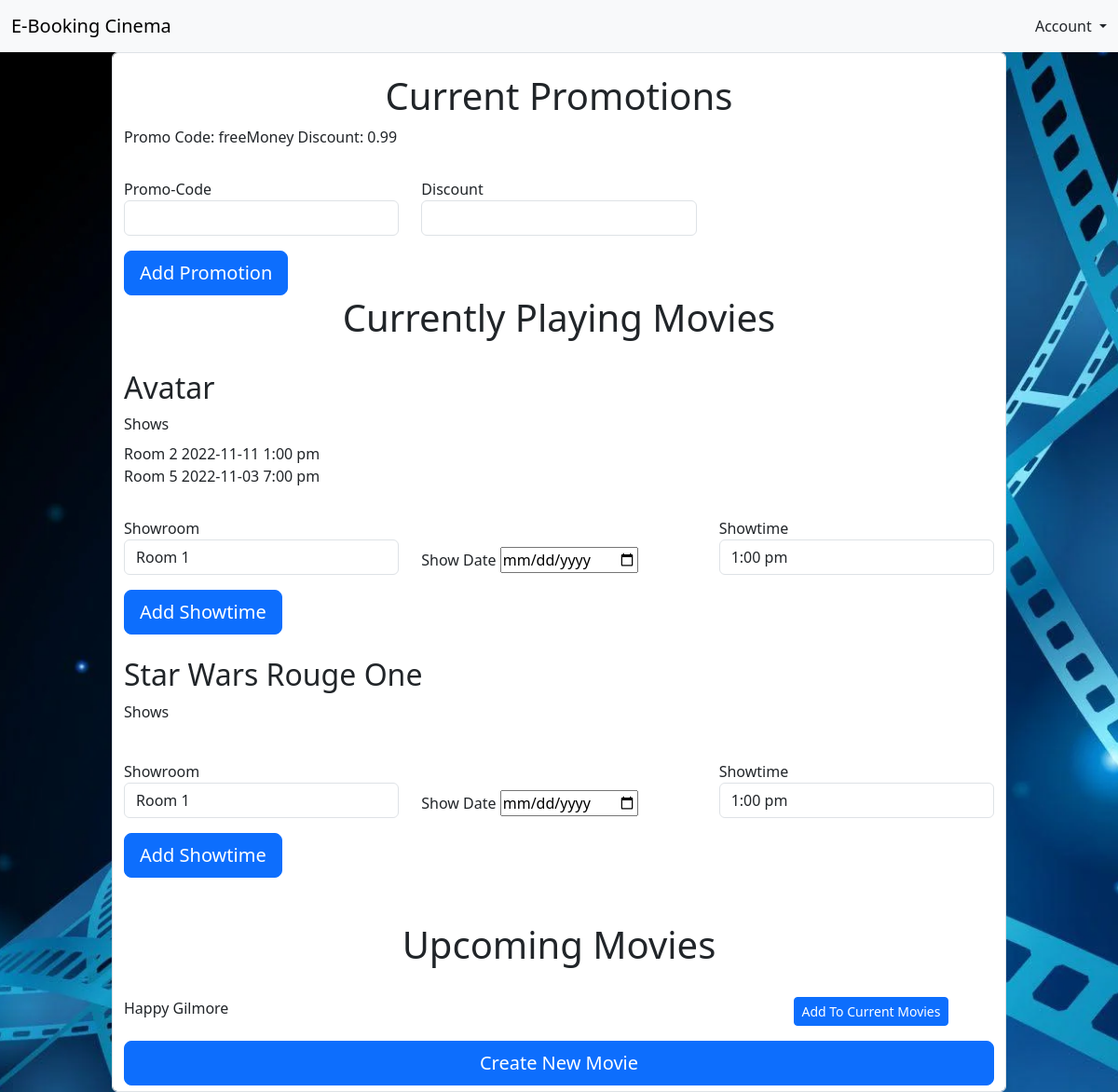
Page /pages/admin_home.php on the committed database.
### tables this page shows
CREATE TABLE `promotions_table` (
  `idPromotions` int(11) NOT NULL,
  `code` varchar(45) NOT NULL,
  `discount` decimal(2,2) NOT NULL
);

CREATE TABLE `movies_table` (
  `idMovie` int(11) NOT NULL,
  `title` varchar(45) NOT NULL,
  `cast` varchar(200) DEFAULT NULL,
  `director` varchar(45) DEFAULT NULL,
  `producer` varchar(45) DEFAULT NULL,
  `genre` varchar(45) DEFAULT NULL,
  `synopsis` varchar(500) DEFAULT NULL,
  `trailerPicture` varchar(45) DEFAULT NULL,
  `trailerVideo` varchar(45) DEFAULT NULL,
  `filmRating` varchar(45) DEFAULT NULL,
  `categoryID` int(11) NOT NULL,
  `isCurrentlyPlaying` tinyint(4) NOT NULL DEFAULT 0
);

CREATE TABLE `show_table` (
  `idShow` int(11) NOT NULL,
  `date` date NOT NULL,
  `movieID` int(11) NOT NULL,
  `showroomID` int(11) NOT NULL,
  `showtimeID` int(11) NOT NULL
);

### pages/admin_home.php (the view, shortened to what this page needs)
<?php
  $mysqli = require __DIR__ . "/database.php";
    $sql = "SELECT * FROM `movies_table` WHERE isCurrentlyPlaying = 1";
        $result = $mysqli->query($sql);
        $currentMovies = $result->fetch_all(MYSQLI_ASSOC);
    $sql = "SELECT * FROM `movies_table` WHERE isCurrentlyPlaying = 0";
        $result = $mysqli->query($sql);
        $upcomingMovies = $result->fetch_all(MYSQLI_ASSOC);
    $sql = "SELECT * FROM `show_table`";
        $result = $mysqli->query($sql);
        $shows = $result->fetch_all(MYSQLI_ASSOC);
    $sql = "SELECT * FROM `showroom_table`";
        $result = $mysqli->query($sql);
        $showRooms = $result->fetch_all(MYSQLI_ASSOC);
        $roomNames = array_column($showRooms, "name", "idRoom");
    $sql = "SELECT * FROM `showtime_table`";
        $result = $mysqli->query($sql);
        $showTimes = $result->fetch_all(MYSQLI_ASSOC);
        $showTimeArr = array_column($showTimes, "showtime", "idShowtime");
    $sql = "SELECT * FROM `promotions_table`";
        $result = $mysqli->query($sql);
        $promotions = $result->fetch_all(MYSQLI_ASSOC);
?>
<!DOCTYPE html>
<html>
<head>
<link href="../node_modules/bootstrap/dist/css/bootstrap.min.css" rel="stylesheet">
<link href="../css/signin.css" rel="stylesheet">
<link href="../css/form-validation.css" rel="stylesheet">
<link href="../css/homepage.css" rel="stylesheet"> <!Only needed for background>
</head>
<body id="bg">
  <nav class="navbar navbar-expand-lg navbar-light bg-light">
    <div class="container-fluid">
        <a class="navbar-brand" href="admin_home.php">E-Booking Cinema</a>
        <div class="collapse navbar-collapse" id="navbarNavDropdown">
            <div class="d-flex ms-auto order-5">
                <div class="nav-item dropdown justify-content-end">
                    <a class="nav-link dropdown-toggle" href="#" id="navbarDropdownMenuLink" role="button"
                        data-bs-toggle="dropdown" aria-expanded="false">
                        Account
                    </a>
                </div>
            </div>
        </div>
    </div>
</nav>
<div class="container form-control form-block">
	<div class="center my-3 gy-3">
    <div class="center text-center">
        <h1>Current Promotions</h1>
    </div>
        <?php foreach($promotions as $promo) {
            echo "Promo Code: ";
            echo $promo["code"];
            echo "\tDiscount: ";
            echo $promo["discount"];
            ?>
            <br> <?php } ?>
        <form action="process_new_promo.php" method="POST">
            <div class="row my-3 gy-3">
                <div class="col-md-4">
                    <label for="promo">Promo-Code</label>
                    <input type="text" class="form-control" id="promocode" name="promocode">
                </div>
                <div class="col-md-4">
                    <label for="promo">Discount</label>
                    <input type="text" class="form-control" id="discount" name="discount">
                </div>
            </div>
            <button class="w-20 btn btn-lg btn-primary" type="submit">Add Promotion</button><br>
        </form>
    <div class="center text-center">
	    <h1>Currently Playing Movies</h1><br>
    </div>
        <?php foreach($currentMovies as $rowMovie) { ?>
                <?php
                    $movieTitle = $rowMovie["title"];
                ?>
                <h2> <?php echo $movieTitle ?> </h2>
                <label for="cc_number" class="form-label"> Shows </label>
                    <?php foreach($shows as $rowShow) {   ?>
                        <?php
                            if( $rowShow["movieID"] == $rowMovie["idMovie"] ) {
                                echo $roomNames[$rowShow["showroomID"]];
                                echo $rowShow["date"];
                                echo $showTimeArr[$rowShow["showtimeID"]];
                                ?>
                                <?php
                            }
                        ?>
                    <?php } ?>
                    <form action="process_new_show.php" method="POST">
                        <div class="row my-3 gy-3">
                            <div class="col-md-4">
                                <label for="promo">Showroom</label>
                                    <select class="form-control" id="showRoom", name="showRoom">
                                    <?php foreach($showRooms as $room) {   ?>
                                        <option> <?php echo $room["name"]; ?> </option>
                                    <?php } ?>
                                    </select>
                            </div>
                            <div class="col-md-4 gy-5 center">
                                <label for="promo">Show Date</label>
                                <input type="date" id="showdate" name="showdate">
                            </div>
                            <div class="col-md-4">
                                <label for="promo">Showtime</label>
                                    <select class="form-control" id="showtime", name="showtime">
                                    <?php foreach($showTimes as $time) {   ?>
                                        <option> <?php echo $time["showtime"]; ?> </option>
                                    <?php } ?>
                                    </select>
                            </div>
                        </div>
                        <button class="w-20 btn btn-lg btn-primary" type="submit">Add Showtime</button><br>
                    </form>
        <?php }  ?>
        <div class="center text-center">
            <br><h1>Upcoming Movies</h1>
        </div>
        <div class="row my-3 gy-3">
            <?php foreach($upcomingMovies as $rowMovie) { ?>
                <?php $movieTitle = $rowMovie["title"];  ?>
                <div class="col-md-9">
                    <?php echo $movieTitle ?>
                </div>
            <div class="col-md-3">
                <form action="process_add_current_movie.php" method="POST">
                    <button class="w-20 btn btn-sm btn-primary" type="submit">Add To Current Movies</button>
                </form>
            </div>
            <br>
                <?php } ?>
            </div>
        </div>
    <button class="col-md-12 btn btn-lg btn-primary" type="submit" onclick="window.location.href = 'add_movie.php';">Create New Movie</button><br>
</div>
</body>
</html>

### css/signin.css (style rules this page uses)
html, body { height: 100%; }
body { align-items: center; padding-bottom: 40px; background-color: #f5f5f5; }

### css/form-validation.css (style rules this page uses)
.container { max-width: 960px; }
.form-block { margin-left: auto; margin-right: auto; margin-top: auto; margin-bottom: auto; height: auto; width: auto; background-color: #ffffff; }

### css/homepage.css (style rules this page uses)
#bg { background-image: url("../assets/wallpaper.jpg"); height: 100%; background-position: center; background-repeat: no-repeat; background-size: cover; }

### rows in the picture
promotions_table: code "freeMoney", discount "0.99"
movies_table: title "Avatar"
show_table: showroomID "Room 2", date "2022-11-11", showtimeID "1:00 pm"
show_table: showroomID "Room 5", date "2022-11-03", showtimeID "7:00 pm"
movies_table: title "Star Wars Rouge One"
movies_table: title "Happy Gilmore"

### other values in the picture
form field showRoom "Room 1"
form field showtime "1:00 pm"
